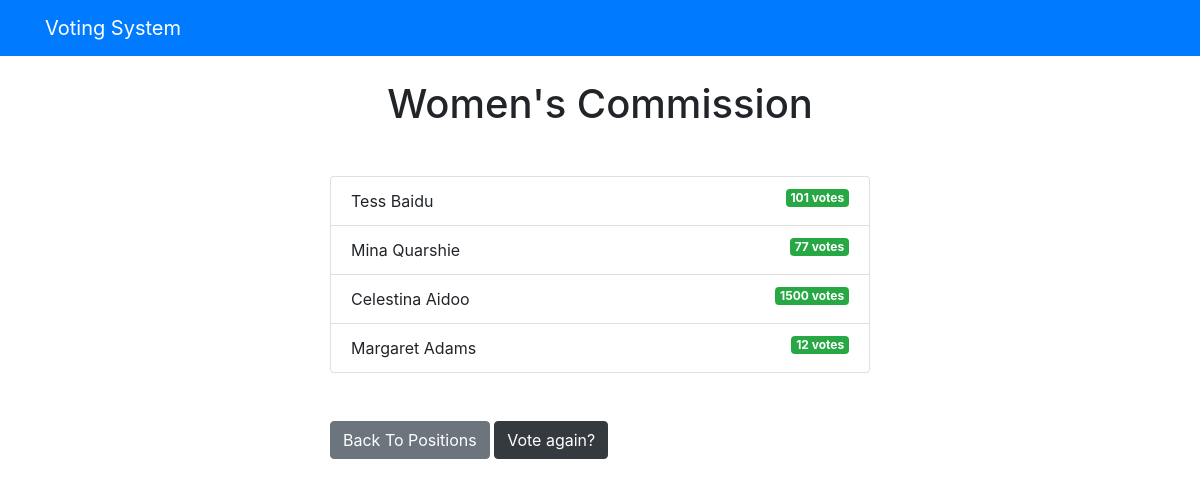
Page /voting/8/results/ on the committed database.
### voting/models.py (models this page shows, shortened)
class Question(models.Model):
    question_text = models.CharField(max_length=200)
    pub_date = models.DateTimeField('date published')

class Choice(models.Model):
    question = models.ForeignKey(Question, on_delete=models.CASCADE)
    choice_text = models.CharField(max_length=200)
    votes = models.IntegerField(default=0)

### voting/views.py (the view)
# urls.py: path('<int:question_id>/results/', views.results, name='results'),
def results(request, question_id):
    question = get_object_or_404(Question, pk=question_id)
    return render(request, 'voting/results.html', {'question': question})

### templates/voting/results.html (shortened to what this page needs)
{% extends 'base.html' %}
{% block content %}
<h1 class="mb-5 text-center">{{ question.question_text }}</h1>
<ul class="list-group mb-5">
	{% for choice in question.choice_set.all %}
	<li class="list-group-item">
		{{ choice.choice_text }}  <span class="badge badge-success float-right">{{ choice.votes }} vote{{ choice.votes | pluralize }}</span>
	</li>
	{% endfor %}
</ul>
<a class="btn btn-secondary" href="{% url 'voting:index' %}">Back To Positions</a>
<a class="btn btn-dark" href="{% url 'voting:detail' question.id %}">Vote again?</a>
{% endblock %}

### rows in the picture
Question: question_text "Women's Commission"
Choice: choice_text "Tess Baidu", votes "101", votes|pluralize "s"
Choice: choice_text "Mina Quarshie", votes "77", votes|pluralize "s"
Choice: choice_text "Celestina Aidoo", votes "1500", votes|pluralize "s"
Choice: choice_text "Margaret Adams", votes "12", votes|pluralize "s"
